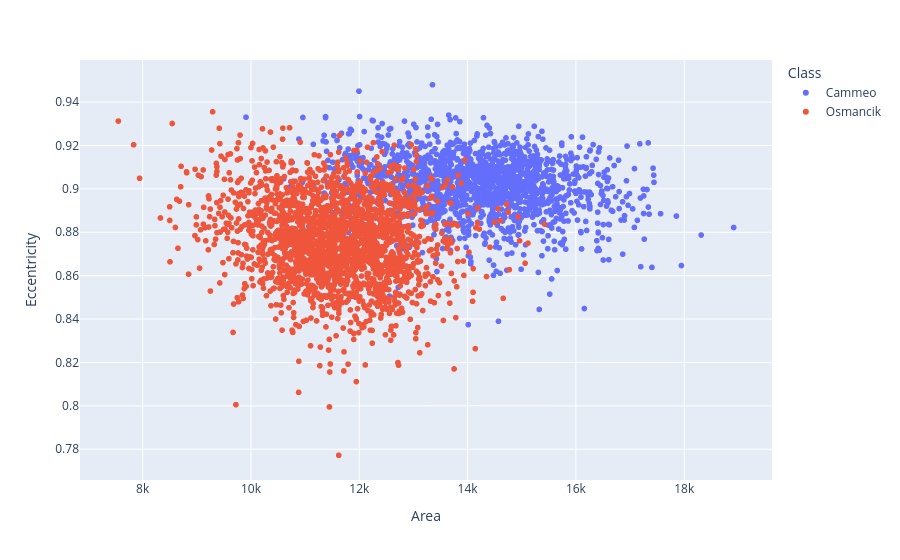
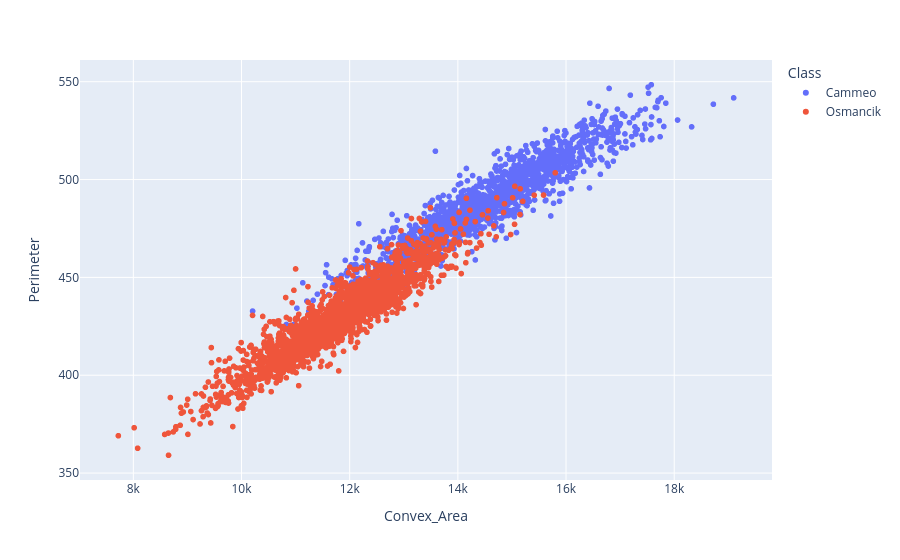
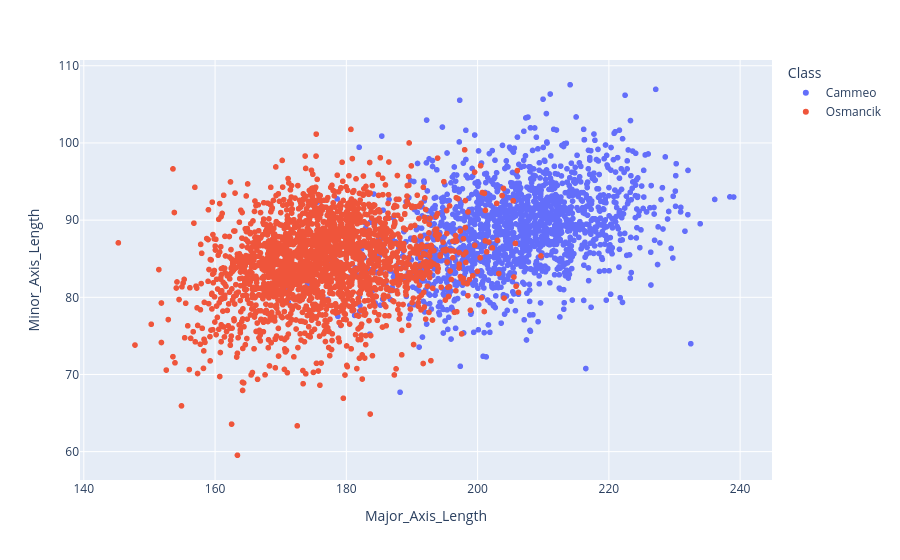
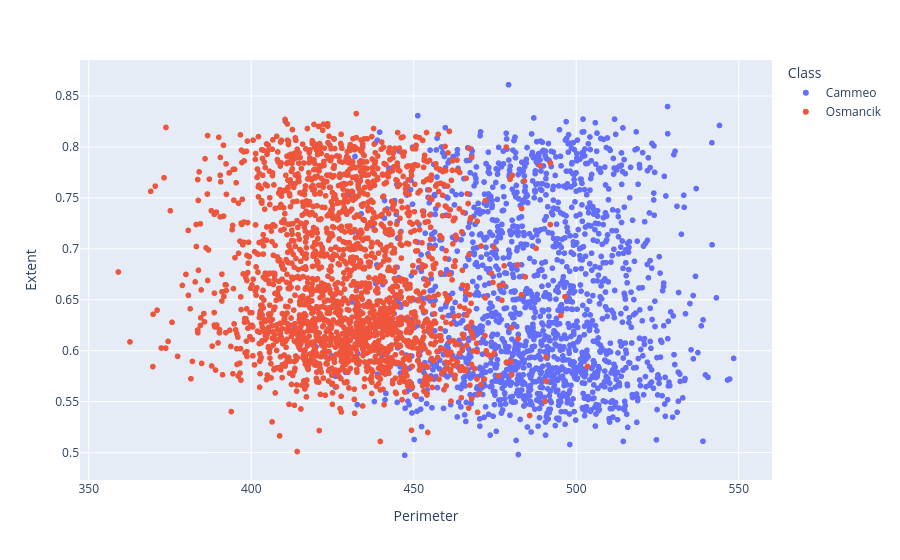

Notebook cell for these charts, in order:
### Code cell
# Create five 2D plots of the features against each other, color-coded by class.
for x_axis_data, y_axis_data in [
    ("Area", "Eccentricity"),
    ("Convex_Area", "Perimeter"),
    ("Major_Axis_Length", "Minor_Axis_Length"),
    ("Perimeter", "Extent"),
    ("Eccentricity", "Major_Axis_Length"),
]:
    px.scatter(rice_dataset, x=x_axis_data, y=y_axis_data, color="Class").show()

### Figure 1 — Plotly figure (JSON) as saved in the notebook; plotly's stock layout.template omitted (floating-point values rounded to 4 significant figures; data arrays with more than 128 entries replaced by an {"elided": "..."} marker saying what was removed)
{"data": [{"hovertemplate": "Class=Cammeo<br>Area=%{x}<br>Eccentricity=%{y}<extra></extra>", "legendgroup": "Cammeo", "marker": {"color": "#636efa", "symbol": "circle"}, "mode": "markers", "name": "Cammeo", "showlegend": true, "type": "scattergl", "x": {"elided": "1630 int values"}, "xaxis": "x", "y": {"elided": "1630 float values"}, "yaxis": "y"}, {"hovertemplate": "Class=Osmancik<br>Area=%{x}<br>Eccentricity=%{y}<extra></extra>", "legendgroup": "Osmancik", "marker": {"color": "#EF553B", "symbol": "circle"}, "mode": "markers", "name": "Osmancik", "showlegend": true, "type": "scattergl", "x": {"elided": "2180 int values"}, "xaxis": "x", "y": {"elided": "2180 float values"}, "yaxis": "y"}], "layout": {"legend": {"title": {"text": "Class"}, "tracegroupgap": 0}, "margin": {"t": 60}, "xaxis": {"anchor": "y", "domain": [0, 1], "title": {"text": "Area"}}, "yaxis": {"anchor": "x", "domain": [0, 1], "title": {"text": "Eccentricity"}}}}

### Figure 2 — Plotly figure (JSON) as saved in the notebook; plotly's stock layout.template omitted (floating-point values rounded to 4 significant figures; data arrays with more than 128 entries replaced by an {"elided": "..."} marker saying what was removed)
{"data": [{"hovertemplate": "Class=Cammeo<br>Convex_Area=%{x}<br>Perimeter=%{y}<extra></extra>", "legendgroup": "Cammeo", "marker": {"color": "#636efa", "symbol": "circle"}, "mode": "markers", "name": "Cammeo", "showlegend": true, "type": "scattergl", "x": {"elided": "1630 int values"}, "xaxis": "x", "y": {"elided": "1630 float values"}, "yaxis": "y"}, {"hovertemplate": "Class=Osmancik<br>Convex_Area=%{x}<br>Perimeter=%{y}<extra></extra>", "legendgroup": "Osmancik", "marker": {"color": "#EF553B", "symbol": "circle"}, "mode": "markers", "name": "Osmancik", "showlegend": true, "type": "scattergl", "x": {"elided": "2180 int values"}, "xaxis": "x", "y": {"elided": "2180 float values"}, "yaxis": "y"}], "layout": {"legend": {"title": {"text": "Class"}, "tracegroupgap": 0}, "margin": {"t": 60}, "xaxis": {"anchor": "y", "domain": [0, 1], "title": {"text": "Convex_Area"}}, "yaxis": {"anchor": "x", "domain": [0, 1], "title": {"text": "Perimeter"}}}}

### Figure 3 — Plotly figure (JSON) as saved in the notebook; plotly's stock layout.template omitted (floating-point values rounded to 4 significant figures; data arrays with more than 128 entries replaced by an {"elided": "..."} marker saying what was removed)
{"data": [{"hovertemplate": "Class=Cammeo<br>Major_Axis_Length=%{x}<br>Minor_Axis_Length=%{y}<extra></extra>", "legendgroup": "Cammeo", "marker": {"color": "#636efa", "symbol": "circle"}, "mode": "markers", "name": "Cammeo", "showlegend": true, "type": "scattergl", "x": {"elided": "1630 float values"}, "xaxis": "x", "y": {"elided": "1630 float values"}, "yaxis": "y"}, {"hovertemplate": "Class=Osmancik<br>Major_Axis_Length=%{x}<br>Minor_Axis_Length=%{y}<extra></extra>", "legendgroup": "Osmancik", "marker": {"color": "#EF553B", "symbol": "circle"}, "mode": "markers", "name": "Osmancik", "showlegend": true, "type": "scattergl", "x": {"elided": "2180 float values"}, "xaxis": "x", "y": {"elided": "2180 float values"}, "yaxis": "y"}], "layout": {"legend": {"title": {"text": "Class"}, "tracegroupgap": 0}, "margin": {"t": 60}, "xaxis": {"anchor": "y", "domain": [0, 1], "title": {"text": "Major_Axis_Length"}}, "yaxis": {"anchor": "x", "domain": [0, 1], "title": {"text": "Minor_Axis_Length"}}}}

### Figure 4 — Plotly figure (JSON) as saved in the notebook; plotly's stock layout.template omitted (floating-point values rounded to 4 significant figures; data arrays with more than 128 entries replaced by an {"elided": "..."} marker saying what was removed)
{"data": [{"hovertemplate": "Class=Cammeo<br>Perimeter=%{x}<br>Extent=%{y}<extra></extra>", "legendgroup": "Cammeo", "marker": {"color": "#636efa", "symbol": "circle"}, "mode": "markers", "name": "Cammeo", "showlegend": true, "type": "scattergl", "x": {"elided": "1630 float values"}, "xaxis": "x", "y": {"elided": "1630 float values"}, "yaxis": "y"}, {"hovertemplate": "Class=Osmancik<br>Perimeter=%{x}<br>Extent=%{y}<extra></extra>", "legendgroup": "Osmancik", "marker": {"color": "#EF553B", "symbol": "circle"}, "mode": "markers", "name": "Osmancik", "showlegend": true, "type": "scattergl", "x": {"elided": "2180 float values"}, "xaxis": "x", "y": {"elided": "2180 float values"}, "yaxis": "y"}], "layout": {"legend": {"title": {"text": "Class"}, "tracegroupgap": 0}, "margin": {"t": 60}, "xaxis": {"anchor": "y", "domain": [0, 1], "title": {"text": "Perimeter"}}, "yaxis": {"anchor": "x", "domain": [0, 1], "title": {"text": "Extent"}}}}
